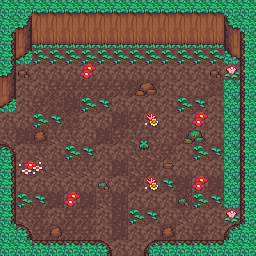

This game map was drawn from its Tiled (.tmx) file and the tilesets committed beside it. A one-line description and the full map source follow:
An orthogonal 16x16 tile map with 16x16 px tiles, 5 tile layers (Base, Detalhes do Chão, TemplateParedes, Paredes, ...).

<map version="1.5" tiledversion="1.6.0" orientation="orthogonal" renderorder="right-down" width="16" height="16" tilewidth="16" tileheight="16" infinite="0" nextlayerid="6" nextobjectid="1">
 <tileset firstgid="1" source="texture/Jungle_Tileset.tsx" />
 <layer id="1" name="Base" width="16" height="16">
  <data encoding="csv">
46,46,46,46,46,46,46,46,46,46,46,46,46,46,46,46,
46,46,46,46,46,46,46,46,46,46,46,46,46,46,46,46,
46,46,46,46,46,46,46,46,46,46,46,46,46,46,46,46,
46,46,46,46,46,46,46,46,46,46,46,46,46,46,46,46,
46,46,46,46,46,46,46,46,46,46,46,46,46,46,46,46,
46,46,46,46,46,46,46,46,46,46,46,46,46,46,46,46,
46,46,46,46,46,46,46,46,46,46,46,46,46,46,46,46,
46,46,46,46,46,46,46,46,46,46,46,46,46,46,46,46,
46,46,46,46,46,46,46,46,46,46,46,46,46,46,46,46,
46,46,46,46,46,46,46,46,46,46,46,46,46,46,46,46,
46,46,46,46,46,46,46,46,46,46,46,46,46,46,46,46,
46,46,46,46,46,46,46,46,46,46,46,46,46,46,46,46,
46,46,46,46,46,46,46,46,46,46,46,46,46,46,46,46,
46,46,46,46,46,46,46,46,46,46,46,46,46,46,46,46,
46,46,46,46,46,46,46,46,46,46,46,46,46,46,46,46,
46,46,46,46,46,46,46,46,46,46,46,46,46,46,46,46
</data>
 </layer>
 <layer id="2" name="Detalhes do Chão" width="16" height="16">
  <data encoding="csv">
0,0,0,0,0,0,0,0,0,0,0,0,0,0,0,0,
0,0,0,0,48,0,0,0,0,0,0,0,0,0,0,0,
0,50,0,50,50,50,0,0,0,0,0,0,0,0,0,0,
50,48,52,52,52,52,52,52,52,52,52,52,52,52,0,0,
0,0,0,0,0,72,0,0,0,0,0,0,0,0,116,0,
50,0,0,48,48,48,48,48,50,48,0,0,0,49,25,0,
0,0,48,49,50,52,53,0,0,0,0,52,53,0,25,0,
47,0,52,53,49,0,0,50,48,114,0,0,72,0,25,0,
47,50,50,47,47,0,50,48,42,43,0,49,0,0,25,0,
47,0,47,0,52,53,0,0,64,65,48,0,52,53,25,0,
47,96,97,47,47,47,0,50,47,48,0,0,0,0,25,0,
0,0,0,0,0,0,0,0,48,114,53,50,72,50,25,0,
0,52,53,50,72,50,47,50,0,0,0,50,52,53,25,0,
0,47,48,0,48,48,46,50,52,53,0,47,46,0,116,0,
0,0,48,48,48,48,0,50,0,0,50,0,48,0,0,0,
0,0,0,48,48,0,0,0,0,0,48,48,0,0,0,0
</data>
 </layer>
 <layer id="3" name="TemplateParedes" width="16" height="16">
  <data encoding="csv">
24,24,223,223,223,223,224,61,63,222,223,223,223,223,24,24,
24,224,245,245,245,245,246,61,63,244,245,245,245,245,222,24,
202,246,267,267,267,267,268,61,63,266,267,267,267,267,244,200,
202,268,0,0,0,0,0,0,0,0,0,0,0,0,266,200,
224,0,0,0,0,0,0,0,0,0,0,0,0,0,0,222,
246,0,0,0,0,0,0,0,0,0,0,0,0,0,0,244,
268,0,0,0,0,0,0,0,0,0,0,0,0,0,0,266,
46,0,0,0,0,0,0,0,0,0,0,0,0,0,0,0,
0,0,0,0,0,0,0,0,0,0,0,0,0,0,0,0,
180,0,0,0,0,0,0,0,0,0,0,0,0,0,0,178,
202,0,0,0,0,0,0,0,0,0,0,0,0,0,0,200,
202,0,0,0,0,0,0,0,0,0,0,0,0,0,0,200,
202,0,0,0,0,0,0,0,0,0,0,0,0,0,0,200,
202,0,0,0,0,0,0,0,0,0,0,0,0,0,0,200,
24,180,0,0,0,0,0,0,0,0,0,0,0,0,178,24,
24,24,179,179,179,179,180,46,0,178,179,179,179,179,24,24
</data>
 </layer>
 <layer id="5" name="Paredes" width="16" height="16">
  <data encoding="csv">
0,0,0,0,0,0,223,223,223,223,0,0,0,0,0,0,
0,0,0,0,0,0,245,245,245,245,0,0,0,0,0,0,
0,0,0,0,0,0,267,267,267,267,0,0,0,0,0,0,
0,0,0,0,0,0,0,0,0,0,0,0,0,0,0,0,
0,135,0,0,0,0,0,0,0,0,0,0,0,135,0,200,
0,0,0,0,0,0,0,0,137,138,0,0,0,0,0,200,
0,0,0,0,0,0,0,0,0,0,0,0,0,0,0,200,
0,0,0,0,0,0,0,0,0,0,0,0,0,0,0,200,
0,0,134,0,0,0,0,0,0,0,0,159,160,0,0,200,
0,0,0,0,0,0,0,0,0,0,0,0,0,0,0,200,
0,0,0,0,0,0,0,0,0,0,136,0,0,0,0,0,
0,0,0,0,0,0,157,0,0,0,0,0,0,0,0,0,
0,0,0,0,0,0,0,0,0,0,0,157,0,0,0,0,
0,0,0,0,0,0,0,0,0,0,0,0,0,0,0,0,
0,0,0,134,0,0,0,0,0,0,134,0,0,0,0,0,
0,0,0,0,0,0,0,0,0,0,0,0,0,0,0,0
</data>
 </layer>
 <layer id="4" name="Obstáculos" width="16" height="16">
  <data encoding="csv">
0,0,0,0,0,0,0,0,0,0,0,0,0,0,0,0,
0,0,0,0,0,0,0,0,0,0,0,0,0,0,0,0,
0,0,0,0,0,0,0,0,0,0,0,0,0,0,0,0,
0,0,0,0,0,0,0,0,0,0,0,0,0,0,0,0,
0,0,0,0,0,0,0,0,0,0,0,0,0,0,0,0,
0,0,0,0,0,0,0,0,0,0,0,0,0,0,0,0,
0,0,0,0,0,0,0,0,0,0,0,0,0,0,0,0,
0,0,0,0,0,0,0,0,0,0,0,0,0,0,0,0,
0,0,0,0,0,0,0,0,0,0,0,0,0,0,0,0,
0,0,0,0,0,0,0,0,0,0,0,0,0,0,0,0,
0,0,0,0,0,0,0,0,0,0,0,0,0,0,0,0,
0,0,0,0,0,0,0,0,0,0,0,0,0,0,0,0,
0,0,0,0,0,0,0,0,0,0,0,0,0,0,0,0,
0,0,0,0,0,0,0,0,0,0,0,0,0,0,0,0,
0,0,0,0,0,0,0,0,0,0,0,0,0,0,0,0,
0,0,0,0,0,0,0,0,0,0,0,0,0,0,0,0
</data>
 </layer>
</map>
